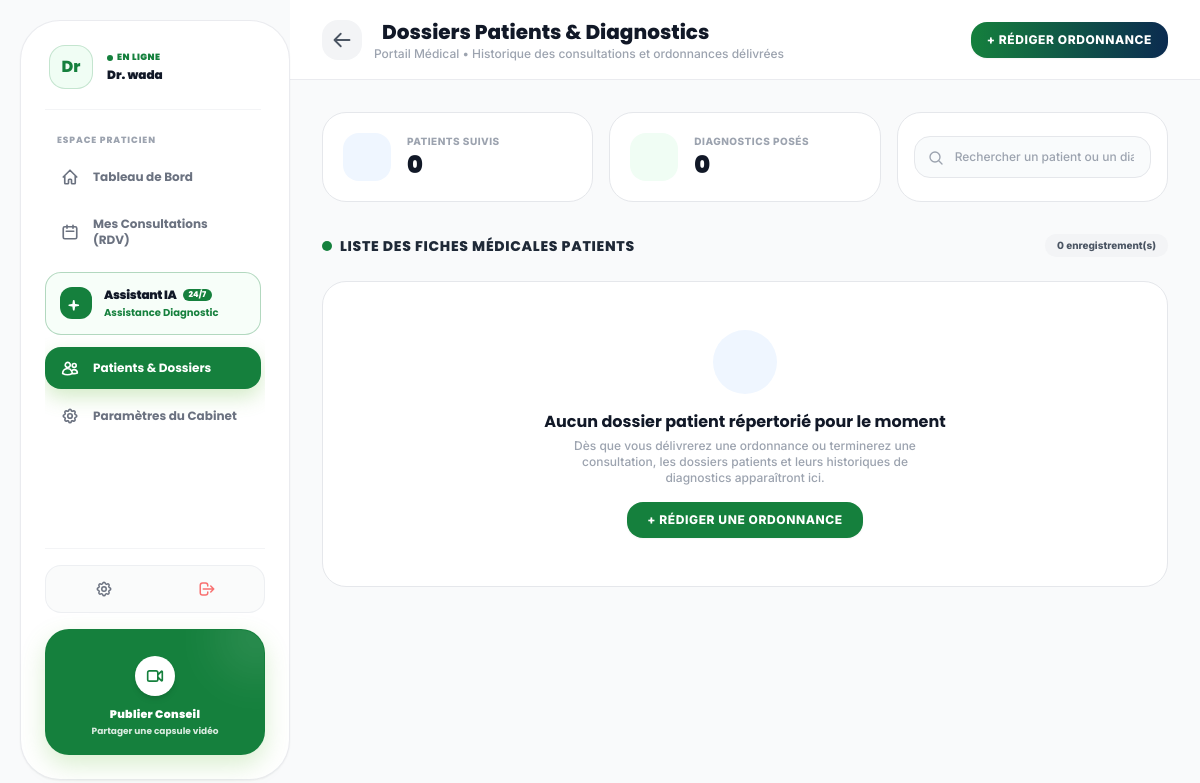
Page /medecins/patients/ (signed in) on the earlier database version.
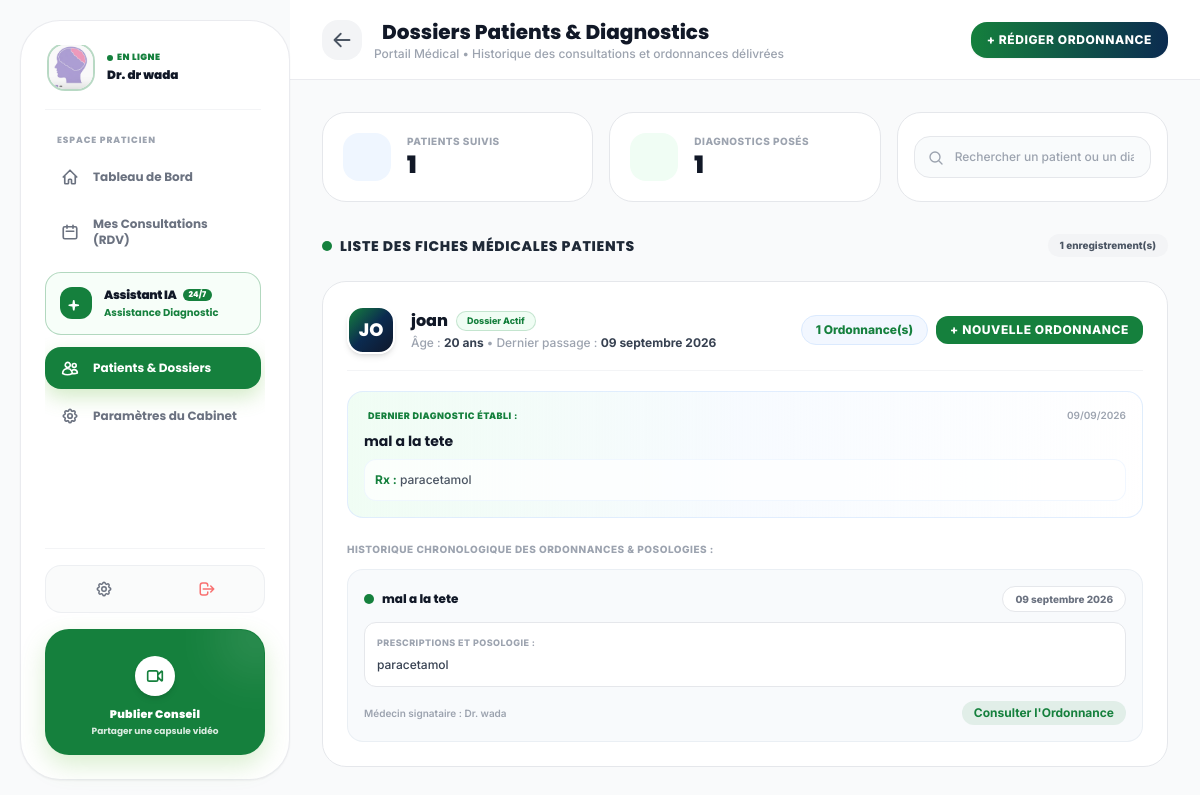
Same page on the later database version.
### accounts/models.py (models this page shows, shortened)
class CustomUser(AbstractUser):
    email = models.EmailField(
        'adresse email',
        unique=True,
        error_messages={'unique': "Un utilisateur avec cette adresse email existe déjà."}
    )
    PATIENT = 'patient'
    MEDECIN = 'medecin'
    PHARMACIE = 'pharmacie'
    ADMIN = 'admin'
    ROLE_CHOICES = [
        (PATIENT, 'Patient'),
        (MEDECIN, 'Médecin'),
        (PHARMACIE, 'Pharmacie'),
        (ADMIN, 'Administrateur'),
    ]
    role = models.CharField(
        max_length=20,
        choices=ROLE_CHOICES,
        default=PATIENT,
        verbose_name="Rôle"
    )
    phone_number = models.CharField(
        max_length=20,
        blank=True,
        null=True,
        verbose_name="Numéro de téléphone"
    )
    profile_picture = models.ImageField(
        upload_to='profiles/',
        blank=True,
        null=True,
        verbose_name="Photo de profil"
    )
    dark_mode_enabled = models.BooleanField(
        default=False,
        verbose_name="Mode sombre activé"
    )

### ordonnances/models.py (models this page shows, shortened)
class Ordonnance(models.Model):
    rendez_vous = models.OneToOneField(
        RendezVous,
        on_delete=models.SET_NULL,
        null=True,
        blank=True,
        related_name='ordonnance',
        verbose_name="Rendez-vous associé"
    )
    doctor = models.ForeignKey(
        settings.AUTH_USER_MODEL,
        on_delete=models.CASCADE,
        related_name='doctor_prescriptions',
        verbose_name="Médecin prescripteur"
    )
    patient = models.ForeignKey(
        settings.AUTH_USER_MODEL,
        on_delete=models.CASCADE,
        related_name='patient_prescriptions',
        verbose_name="Patient"
    )
    patient_age = models.CharField(max_length=20, default="30 ans", verbose_name="Âge du patient")
    diagnostic = models.TextField(verbose_name="Diagnostic Médical")
    prescription_details = models.TextField(verbose_name="Prescriptions / Médicaments (Rx)")
    date = models.DateField(auto_now_add=True, verbose_name="Date d'émission")
    created_at = models.DateTimeField(auto_now_add=True)
    class Meta:
        ordering = ['-created_at']
        verbose_name = "Ordonnance"
        verbose_name_plural = "Ordonnances"

### medecins/views.py (the view)
# urls.py: path('patients/', views.DoctorPatientsListView.as_view(), name='patients'),
class DoctorPatientsListView(LoginRequiredMixin, TemplateView):
    template_name = 'medecins/patients_list.html'
    def get_context_data(self, **kwargs):
        context = super().get_context_data(**kwargs)
        ordonnances = Ordonnance.objects.filter(doctor=self.request.user).select_related('patient').order_by('-date')
        patients_dict = {}
        for ord in ordonnances:
            p = ord.patient
            if p.id not in patients_dict:
                patients_dict[p.id] = {
                    'patient': p,
                    'last_ordonnance': ord,
                    'all_ordonnances': [ord],
                    'diagnostic': ord.diagnostic,
                    'patient_age': ord.patient_age
                }
            else:
                patients_dict[p.id]['all_ordonnances'].append(ord)
        context['my_patients'] = list(patients_dict.values())
        context['total_ordonnances_count'] = ordonnances.count()
        return context

### administration/context_processors.py (called while the page is built)
def site_appearance(request):
    appearance = SiteAppearance.objects.first()
    if not appearance:
        appearance = SiteAppearance.objects.create()
    return {
        'site_appearance': appearance
    }

### medecins/templates/medecins/patients_list.html (shortened to what the changed rows need)
{% load static %}
{% load i18n static %}
<!DOCTYPE html>
<html lang="fr" class="{% if user.is_authenticated and user.dark_mode_enabled %}dark{% endif %}">
<head>
    <script src="{% static 'core/js/tailwindcss.js' %}"></script>
</head>
<body class="bg-gray-50/70 font-inter text-gray-800 antialiased overflow-hidden">
    <div class="flex h-screen overflow-hidden bg-gray-50/50">
        {% include "medecins/sidebar.html" %}
        <div class="flex-1 flex flex-col min-h-screen overflow-hidden">
    <header class="h-20 bg-white/90 backdrop-blur-md border-b border-gray-200/80 px-4 md:px-8 flex items-center justify-between shadow-xs sticky top-0 z-30">
        <div class="flex items-center space-x-3">
            <div>
                <h1 class="text-base md:text-xl font-extrabold font-poppins text-gray-900 flex items-center space-x-2">
                    <span>Dossiers Patients & Diagnostics</span>
                </h1>
            </div>
        </div>
    </header>
    <main class="flex-1 overflow-y-auto max-w-7xl w-full mx-auto p-4 md:p-8 pb-28 lg:pb-8 space-y-6 custom-scrollbar">
        <div class="grid grid-cols-1 md:grid-cols-3 gap-4">
            <div class="bg-white p-5 rounded-3xl border border-gray-150 shadow-xs flex items-center space-x-4">
                <div>
                    <span class="text-[10px] font-extrabold text-gray-400 uppercase tracking-wider block">Patients Suivis</span>
                    <h3 class="text-2xl font-black text-gray-900 font-poppins">{{ my_patients|length }}</h3>
                </div>
            </div>
            <div class="bg-white p-5 rounded-3xl border border-gray-150 shadow-xs flex items-center space-x-4">
                <div>
                    <span class="text-[10px] font-extrabold text-gray-400 uppercase tracking-wider block">Diagnostics Posés</span>
                    <h3 class="text-2xl font-black text-gray-900 font-poppins">{{ total_ordonnances_count }}</h3>
                </div>
            </div>
        </div>
        <div class="flex items-center justify-between pt-2">
            <h2 class="text-sm font-extrabold text-gray-800 font-poppins uppercase tracking-wider flex items-center space-x-2">
                <span class="w-2.5 h-2.5 rounded-full bg-medical-blue shadow-2xs"></span>
                <span>Liste des Fiches Médicales Patients</span>
            </h2>
            <span id="patient-count-badge" class="bg-gray-100 text-gray-600 font-extrabold text-[10px] px-3 py-1 rounded-full">
                {{ my_patients|length }} enregistrement(s)
            </span>
        </div>
        <div class="space-y-5" id="patients-grid-container">
            {% if my_patients %}
                {% for item in my_patients %}
                <div class="patient-card animate-fade-in bg-white border border-gray-150 rounded-3xl p-6 shadow-xs space-y-5 hover:shadow-md transition-all" data-patient-name="{{ item.patient.username|lower }}" data-patient-diag="{{ item.diagnostic|lower }}">
                    <div class="flex flex-col sm:flex-row justify-between items-start sm:items-center gap-3 border-b border-gray-100 pb-4">
                        <div class="flex items-center space-x-4">
                            <div class="w-12 h-12 rounded-2xl bg-gradient-to-br from-medical-blue via-medical-dark to-slate-900 text-white font-extrabold text-lg flex items-center justify-center shadow-md font-poppins border-2 border-white">
                                {{ item.patient.username|slice:":2"|upper }}
                            </div>
                            <div>
                                <div class="flex items-center space-x-2">
                                    <h3 class="text-base font-extrabold text-gray-900 font-poppins">{{ item.patient.username }}</h3>
                                    <span class="bg-medical-light text-medical-blue text-[9px] font-extrabold px-2.5 py-0.5 rounded-full border border-medical-blue/20">Dossier Actif</span>
                                </div>
                                <p class="text-xs text-gray-400 font-medium mt-0.5">Âge : <span class="font-bold text-gray-700">{{ item.patient_age }}</span> • Dernier passage : <span class="font-bold text-gray-700">{{ item.last_ordonnance.date|date:"d F Y" }}</span></p>
                            </div>
                        </div>
                        <div class="flex items-center space-x-2">
                            <span class="bg-blue-50/80 text-medical-blue text-xs font-extrabold px-3.5 py-1.5 rounded-2xl border border-blue-100">
                                {{ item.all_ordonnances|length }} Ordonnance(s)
                            </span>
                            <a href="{% url 'ordonnances:create' %}" class="px-3.5 py-1.5 bg-medical-blue hover:bg-medical-blue/90 text-white text-xs font-extrabold rounded-xl transition-all shadow-2xs uppercase tracking-wider">
                                + Nouvelle Ordonnance
                            </a>
                        </div>
                    </div>
                    <div class="bg-gradient-to-r from-medical-light via-blue-50/50 to-white p-4 rounded-2xl border border-blue-100/80 space-y-2">
                        <div class="flex items-center justify-between">
                            <span class="text-[9px] font-black text-medical-blue uppercase tracking-wider flex items-center space-x-1">
                                <span>Dernier Diagnostic Établi :</span>
                            </span>
                            <span class="text-[10px] text-gray-400 font-semibold">{{ item.last_ordonnance.date|date:"d/m/Y" }}</span>
                        </div>
                        <h4 class="text-sm font-bold text-gray-900 font-poppins">{{ item.diagnostic }}</h4>
                        <p class="text-xs text-gray-600 font-medium line-clamp-2 leading-relaxed bg-white/70 p-2.5 rounded-xl border border-blue-100/40">
                            <strong class="text-medical-blue">Rx :</strong> {{ item.last_ordonnance.prescription_details }}
                        </p>
                    </div>
                    <div class="space-y-3 pt-1">
                        <span class="text-[10px] font-extrabold text-gray-400 uppercase tracking-wider block">Historique Chronologique des Ordonnances & Posologies :</span>
                        <div class="space-y-3">
                            {% for ord in item.all_ordonnances %}
                            <div class="bg-slate-50/90 p-4 rounded-2xl border border-slate-200/60 space-y-2.5 hover:bg-white transition-colors">
                                <div class="flex items-center justify-between text-xs">
                                    <div class="flex items-center space-x-2">
                                        <span class="w-2.5 h-2.5 rounded-full bg-medical-blue shadow-2xs"></span>
                                        <span class="font-extrabold text-gray-900 font-poppins">{{ ord.diagnostic }}</span>
                                    </div>
                                    <span class="text-[10px] text-gray-500 font-extrabold bg-white px-3 py-1 rounded-full border border-gray-200 shadow-2xs">
                                         {{ ord.date|date:"d F Y" }}
                                    </span>
                                </div>
                                <div class="bg-white p-3 rounded-xl border border-gray-150 text-xs space-y-1">
                                    <span class="text-[9px] font-extrabold text-gray-400 uppercase tracking-wider block">Prescriptions et posologie :</span>
                                    <p class="text-gray-700 font-medium whitespace-pre-line leading-relaxed">{{ ord.prescription_details }}</p>
                                </div>
                                <div class="flex items-center justify-between pt-1">
                                    <span class="text-[10px] text-gray-400 font-semibold">Médecin signataire : Dr. {{ ord.doctor.username }}</span>
                                    <a href="{% url 'ordonnances:detail' pk=ord.id %}" class="px-3 py-1 bg-medical-blue/10 hover:bg-medical-blue hover:text-white text-medical-blue text-xs font-bold rounded-xl transition-all flex items-center space-x-1">
                                        <span>Consulter l'Ordonnance </span>
                                    </a>
                                </div>
                            </div>
                            {% endfor %}
                        </div>
                    </div>
                </div>
                {% endfor %}
            {% else %}
                <div class="p-12 text-center bg-white border border-gray-150 rounded-3xl space-y-4 shadow-xs">
                    <div class="w-16 h-16 rounded-full bg-blue-50 text-medical-blue flex items-center justify-center mx-auto text-3xl shadow-xs">
                    </div>
                    <div class="space-y-1">
                        <h3 class="text-base font-bold text-gray-900 font-poppins">Aucun dossier patient répertorié pour le moment</h3>
                        <p class="text-xs text-gray-400 max-w-sm mx-auto font-medium">Dès que vous délivrerez une ordonnance ou terminerez une consultation, les dossiers patients et leurs historiques de diagnostics apparaîtront ici.</p>
                    </div>
                    <a href="{% url 'ordonnances:create' %}" class="inline-block px-5 py-2.5 bg-medical-blue hover:bg-medical-dark text-white font-extrabold text-xs rounded-2xl shadow-sm uppercase tracking-wider">
                        + Rédiger une Ordonnance
                    </a>
                </div>
            {% endif %}
        </div>
    </main>
        </div>
    </div>
</body>
</html>

### medecins/templates/medecins/sidebar.html (shortened to what the changed rows need)
{% load i18n static %}
<aside id="desktop-modular-sidebar" style="position: sticky; top: 1.25rem; align-self: flex-start; max-height: calc(100vh - 2.5rem); z-index: 40;" class="hidden lg:flex flex-col w-[270px] bg-white border border-gray-200/80 flex-shrink-0 sticky top-5 my-5 ml-5 h-[calc(100vh-2.5rem)] rounded-[2.5rem] shadow-sm p-6 select-none justify-between transition-all duration-300 font-poppins">
    <div class="overflow-y-auto custom-scrollbar pr-1 space-y-6">
        <div class="flex items-center space-x-3.5 pl-1 pb-5 border-b border-gray-100">
            {% if user.profile_picture %}
                <img class="h-11 w-11 rounded-2xl object-cover ring-2 ring-medical-blue/30 shadow-xs" src="{{ user.profile_picture.url }}" alt="{{ user.username }}">
            {% else %}
                <div class="h-11 w-11 rounded-2xl bg-medical-light text-medical-blue flex items-center justify-center font-extrabold text-base border border-medical-blue/20">Dr</div>
            {% endif %}
            <div class="overflow-hidden">
                <p class="text-[9px] text-medical-blue font-black uppercase tracking-wider flex items-center space-x-1">
                    <span class="w-1.5 h-1.5 rounded-full bg-medical-blue inline-block"></span>
                    <span>En Ligne</span>
                </p>
                <h4 class="text-xs font-black text-gray-900 truncate mt-0.5">
                    Dr. {% if user.last_name %}{{ user.last_name }}{% else %}{{ user.username }}{% endif %}
                </h4>
            </div>
        </div>
    </div>
</aside>

Differences in the rows shown:
changed CustomUser: profile_picture: picture added; last_name (not shown) → "dr wada"; username "wada" → (not shown)
now on this page (row edited): CustomUser: patient.username "JO", patient.username "joan", patient_age "20 ans", last_ordonnance "09 septembre 2026", all_ordonnances|length "1", last_ordonnance "09/09/2026", diagnostic "mal a la tete", last_ordonnance.prescription_details "paracetamol"
added Ordonnance: diagnostic "mal a la tete", date "09 septembre 2026", prescription_details "paracetamol", doctor.username "wada"
Other differences:
{{ my_patients|length }}: "0" → "1"
{{ total_ordonnances_count }}: "0" → "1"
text no longer shown: "Dr Aucun dossier patient répertorié pour le moment Dès que vous délivrerez une ordonnance ou terminerez une consultation, les dossiers patients et leurs historiques de diagnostics apparaîtront ici. + RÉDIGER UNE ORDONNANCE"
